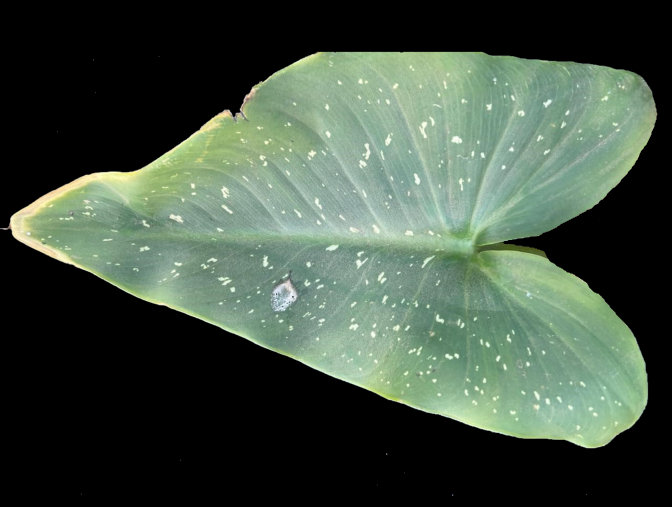
#> input picture Individual_Code/Jacques Van Niekerk/images/img_foreground.png, 672 x 507 px, found by its file name
$ python edge.py
#> lines starting #> are read from the running program, lines starting #| are printed output that depends on the picture; after the words box and inside, x2 and y2 are one past the last pixel; in counts of white or black regions, pixels touching at a corner belong together
# Import the necessary Libraries
import cv2
import numpy as np
import matplotlib.pyplot as plt

# Read image from disk.
img = cv2.imread('img_foreground.png')
#> img is the input picture: shape (507, 672, 3); mean B, G, R 66.8, 80.5, 66
# Convert BGR image to RGB
image_rgb = cv2.cvtColor(img, cv2.COLOR_BGR2RGB)

# Apply Canny edge detection
edges = cv2.Canny(image= image_rgb, threshold1=100, threshold2=700)
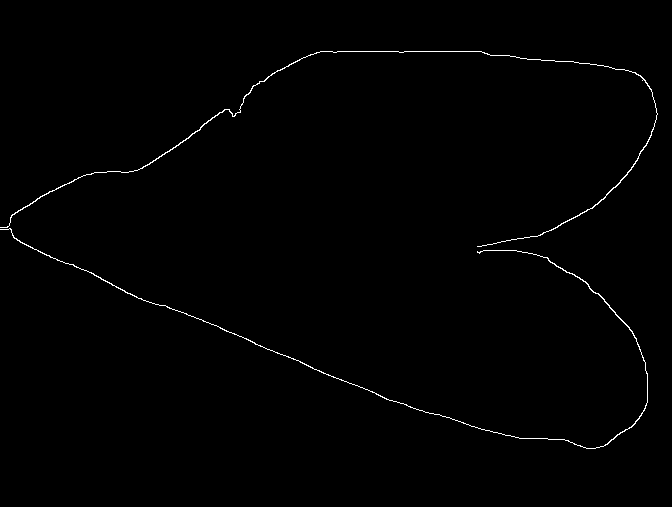
#> edges: shape (507, 672); 0.66% white in thin lines or dots, all inside (x1, y1, x2, y2) = (0, 51, 658, 449)

# Create subplots
fig, axs = plt.subplots(1, 2, figsize=(7, 4))

# Plot the original image
axs[0].imshow(image_rgb)
axs[0].set_title('Original Image')

# Plot the blurred image
axs[1].imshow(edges)
axs[1].set_title('Image edges')

# Remove ticks from the subplots
for ax in axs:
    ax.set_xticks([])
    ax.set_yticks([])

# Display the subplots
plt.tight_layout()
plt.show()
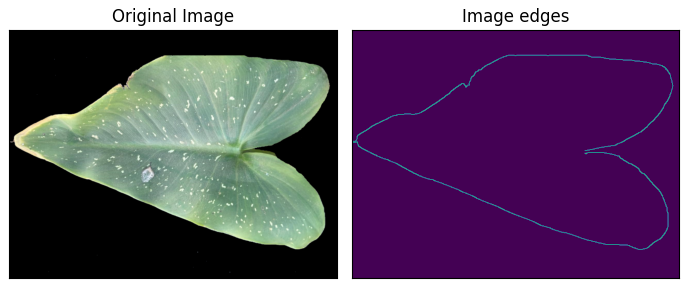
#> figure drawn by matplotlib, 2 panels

$ run again, with Individual_Code/Jacques Van Niekerk/images/data.png copied over Individual_Code/Jacques Van Niekerk/images/img_foreground.png
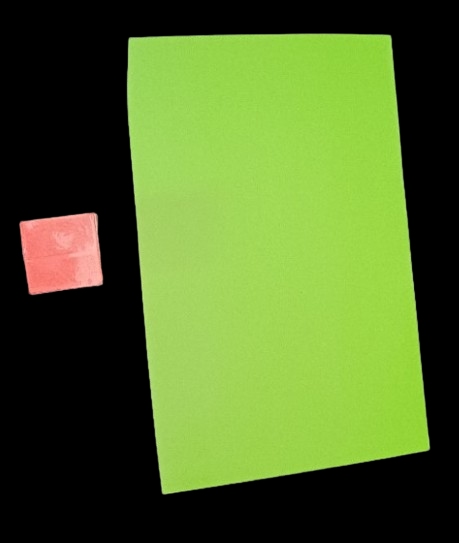
#> input picture Individual_Code/Jacques Van Niekerk/images/data.png, 459 x 543 px, found by its file name
#> img is the input picture: shape (543, 459, 3); mean B, G, R 41.1, 105.3, 80.7
#> `edges = cv2.Canny(image= image_rgb, threshold1=100, threshold2=700)`:
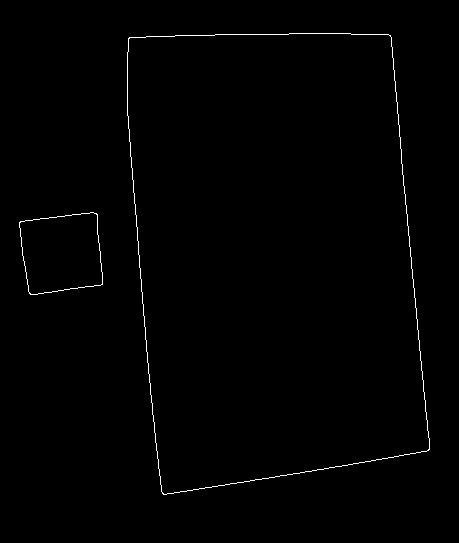
#> edges: shape (543, 459); 0.68% white in thin lines or dots, all inside (x1, y1, x2, y2) = (19, 33, 430, 495)
#> `plt.show()`:
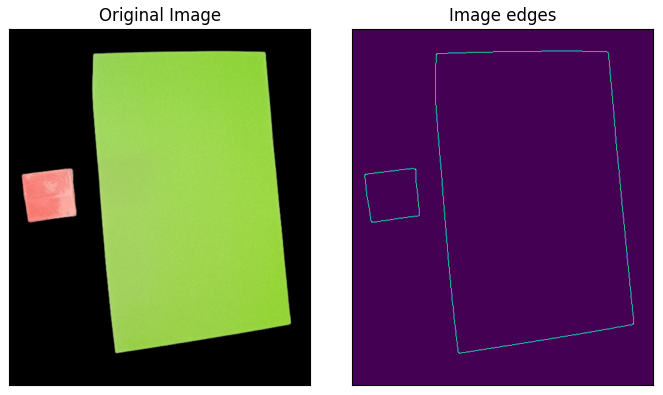
#> figure drawn by matplotlib, 2 panels

$ run again, with Individual_Code/Jacques Van Niekerk/images/img.jpg saved as Individual_Code/Jacques Van Niekerk/images/img_foreground.png
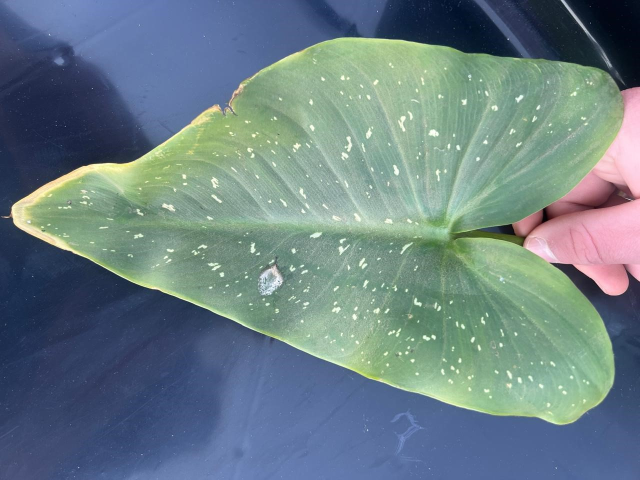
#> input picture Individual_Code/Jacques Van Niekerk/images/img.jpg, 1280 x 960 px, found by its file name (shown at 1/2 size)
#> img is the input picture: shape (960, 1280, 3); mean B, G, R 132.7, 127.5, 106.8
#> `edges = cv2.Canny(image= image_rgb, threshold1=100, threshold2=700)`:
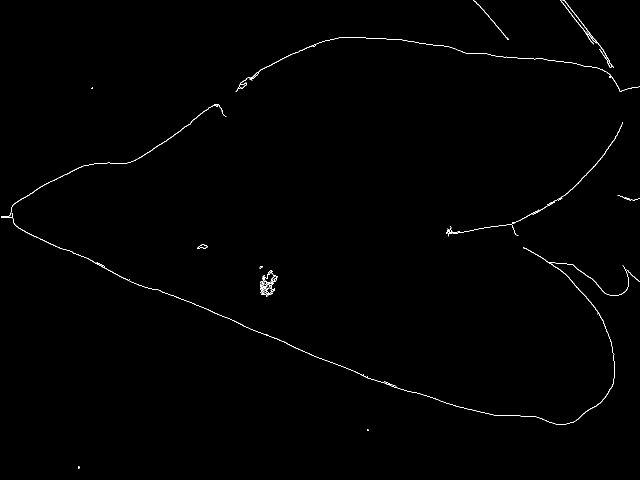
#> edges: shape (960, 1280) (shown at 1/2 size); 0.48% white in thin lines or dots
#> `plt.show()`:
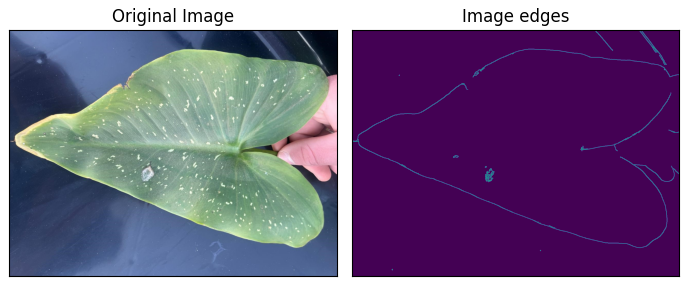
#> figure drawn by matplotlib, 2 panels
